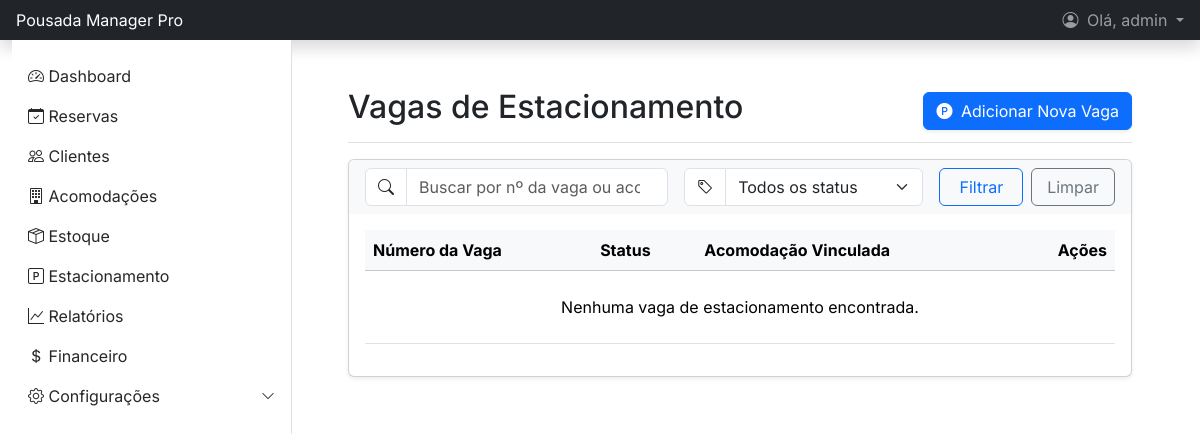
/estacionamento/ (signed in), run on an earlier commit of the app's database.
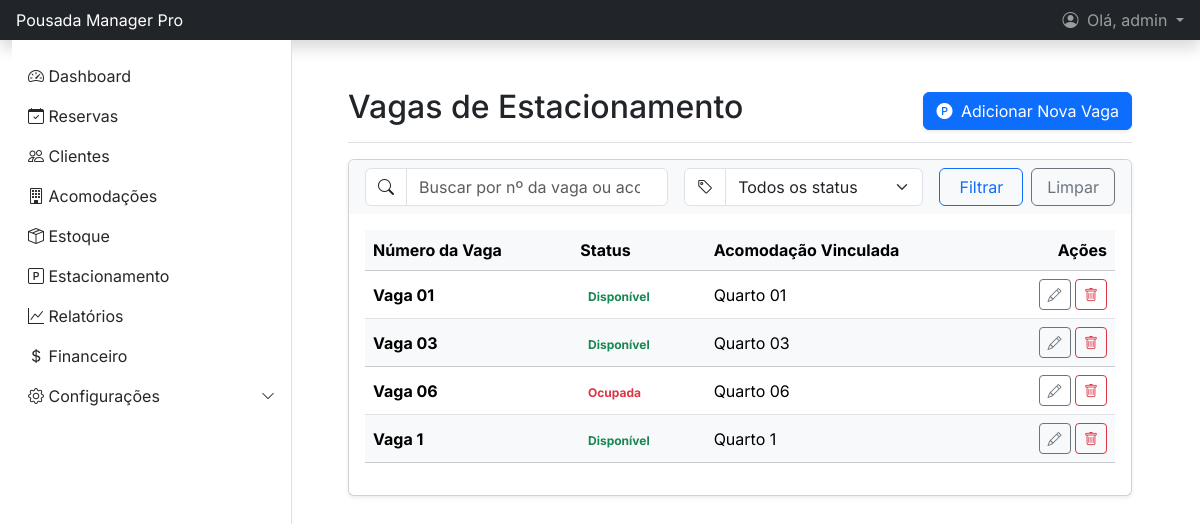
And on a later commit of the database.
### gestao/models.py (models this page shows, shortened)
class VagaEstacionamento(models.Model):
    numero_vaga = models.CharField(max_length=10, unique=True)
    disponivel = models.BooleanField(default=True)
    acomodacao_vinculada = models.OneToOneField(Acomodacao, on_delete=models.SET_NULL, null=True, blank=True)

class Acomodacao(models.Model):
    STATUS_CHOICES = (
        ('disponivel', 'Disponível'),
        ('ocupado', 'Ocupado'),
        ('manutencao', 'Em Manutenção'),
        ('limpeza', 'Limpeza'),
    )
    numero = models.CharField(max_length=10, unique=True)
    tipo = models.ForeignKey(TipoAcomodacao, on_delete=models.PROTECT, related_name='acomodacoes')
    valor_diaria = models.DecimalField(max_digits=10, decimal_places=2)
    descricao = models.TextField(null=True, blank=True)
    capacidade = models.PositiveIntegerField(default=1, help_text="Número máximo de hóspedes.")
    qtd_camas = models.PositiveIntegerField(default=1, help_text="Quantidade de camas no quarto.")
    status = models.CharField(max_length=20, choices=STATUS_CHOICES, default='disponivel')

### gestao/views.py (the view)
# urls.py: path('estacionamento/', views.VagaEstacionamentoListView.as_view(), name='vaga_estacionamento_list'),
class VagaEstacionamentoListView(LoginRequiredMixin, PermissionRequiredMixin, ListView):
    permission_required = 'gestao.view_vagaestacionamento'
    raise_exception = True  # Mostra erro 403 se não tiver permissão
    model = VagaEstacionamento
    template_name = 'gestao/vaga_estacionamento_list.html'
    context_object_name = 'page_obj'
    paginate_by = 10 # Define 10 vagas por página
    def get_queryset(self):
        queryset = super().get_queryset().select_related('acomodacao_vinculada').order_by('numero_vaga')
        query = self.request.GET.get('q')
        disponivel = self.request.GET.get('disponivel')
        if query:
            queryset = queryset.filter(
                Q(numero_vaga__icontains=query) |
                Q(acomodacao_vinculada__numero__icontains=query)
            )
        if disponivel in ['true', 'false']:
            queryset = queryset.filter(disponivel=(disponivel == 'true'))
        return queryset

### templates/gestao/vaga_estacionamento_list.html (shortened to what the changed rows need)
{% extends 'base.html' %}
{% block content %}
<main class="px-md-4">
    <div class="d-flex justify-content-between flex-wrap flex-md-nowrap align-items-center pt-3 pb-2 mb-3 border-bottom">
        <h1 class="h2">Vagas de Estacionamento</h1>
    </div>
    <div class="card shadow-sm">
        <div class="card-body">
            <div class="table-responsive">
                <table class="table table-hover align-middle">
                    <thead class="table-light">
                        <tr>
                            <th scope="col">Número da Vaga</th>
                            <th scope="col">Status</th>
                            <th scope="col">Acomodação Vinculada</th>
                            <th scope="col" class="text-end">Ações</th>
                        </tr>
                    </thead>
                    <tbody>
                        {% for vaga in page_obj %}
                        <tr class="{% cycle '' 'table-light' %}">
                            <td>
                                <span class="fw-bold">Vaga {{ vaga.numero_vaga }}</span>
                            </td>
                            <td>
                                {% if vaga.disponivel %}
                                    <span class="badge bg-success-soft text-success">Disponível</span>
                                {% else %}
                                    <span class="badge bg-danger-soft text-danger">Ocupada</span>
                                {% endif %}
                            </td>
                            <td>
                                {% if vaga.acomodacao_vinculada %}
                                    Quarto {{ vaga.acomodacao_vinculada.numero }}
                                {% else %}
                                    <span class="text-muted">-</span>
                                {% endif %}
                            </td>
                            <td class="text-end">
                                <a href="{% url 'vaga_estacionamento_edit' vaga.pk %}" class="btn btn-sm btn-outline-secondary" data-bs-toggle="tooltip" title="Editar Vaga">
                                    <i class="bi bi-pencil"></i>
                                </a>
                                <a href="{% url 'vaga_estacionamento_delete' vaga.pk %}" class="btn btn-sm btn-outline-danger" data-bs-toggle="tooltip" title="Excluir Vaga">
                                    <i class="bi bi-trash"></i>
                                </a>
                            </td>
                        </tr>
                        {% empty %}
                        <tr>
                            <td colspan="4" class="text-center py-4">Nenhuma vaga de estacionamento encontrada.</td>
                        </tr>
                        {% endfor %}
                    </tbody>
                </table>
            </div>
        </div>
    </div>
</main>
{% endblock %}

What changed in the data, as far as the page shows it:
added VagaEstacionamento: numero_vaga "01", disponivel "Disponível", acomodacao_vinculada.numero "01"
added VagaEstacionamento: numero_vaga "03", disponivel "Disponível", acomodacao_vinculada.numero "03"
added VagaEstacionamento: numero_vaga "06", disponivel "Ocupada", acomodacao_vinculada.numero "06"
added VagaEstacionamento: numero_vaga "1", disponivel "Disponível", acomodacao_vinculada.numero "1"
Also different on the page:
text no longer shown: "Nenhuma vaga de estacionamento encontrada."
